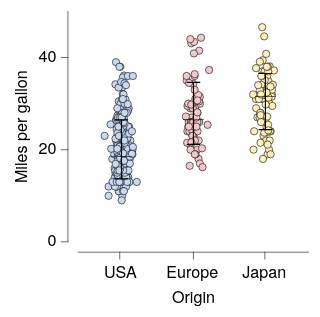

Write a Vega-Lite specification for this figure.
### Vega-Lite specification from a JSON file in a GitHub repository (floating-point values rounded to 4 significant figures; data arrays with more than 128 entries replaced by an {"elided": "..."} marker saying what was removed)
{"background": null, "config": {"arc": {"fill": "#DBDBDB", "fillOpacity": 1.0, "innerRadius": 25.0, "padAngle": 0.03, "stroke": "black", "strokeOpacity": 1, "strokeWidth": 0.25}, "area": {"fill": "#DBDBDB", "fillOpacity": 1.0, "stroke": "black", "strokeOpacity": 1, "strokeWidth": 0.25}, "axis": {"domain": true, "domainCap": "round", "domainColor": "black", "domainWidth": 0.25, "grid": false, "gridCap": "round", "gridColor": "#F1F1F1", "gridDash": [0, 0], "gridOpacity": 1.0, "gridWidth": 0.25, "labelColor": "black", "labelFont": "HelveticaNeue", "labelFontSize": 7, "labelFontStyle": "normal", "labelFontWeight": 400, "offset": 4.5, "ticks": true, "tickCap": "round", "tickColor": "black", "tickSize": 3, "tickWidth": 0.25, "titleColor": "black", "titleFont": "HelveticaNeue", "titleFontSize": 7, "titleFontStyle": "normal", "titleFontWeight": 400}, "axisX": {"domain": true, "labelAlign": "center", "labelAngle": 0, "labels": true, "ticks": true, "translate": 0}, "axisY": {"domain": true, "labelAlign": "right", "labelAngle": 0, "labels": true, "ticks": true, "translate": 0}, "axisRight": {"domain": true, "labelAlign": "left", "labelAngle": 0, "labels": true, "ticks": true, "translate": 0}, "axisTop": {"domain": true, "labelAlign": "center", "labelAngle": 0, "labels": true, "ticks": true, "translate": 0}, "bar": {"fill": "#DBDBDB", "fillOpacity": 1.0, "stroke": "black", "strokeOpacity": 1, "strokeWidth": 0.25}, "boxplot": {"size": 9.0, "ticks": {"cornerRadius": 0.25, "fill": "black", "size": 4.5, "thickness": 0.25}, "box": {"fillOpacity": 1.0, "stroke": "black", "strokeOpacity": 1, "strokeWidth": 0.25}, "median": {"fill": "black", "fillOpacity": 1.0, "size": 9.0, "thickness": 0.25}, "rule": {"fill": "black", "fillOpacity": 1.0, "size": 10.0, "stroke": "black", "strokeDash": [0, 0], "strokeOpacity": 1, "strokeWidth": 0.25}, "outliers": {"color": "black", "fill": "black", "fillOpacity": 1.0, "size": 0, "stroke": "black", "strokeOpacity": 1, "strokeWidth": 0.25}}, "circle": {"fill": "black", "fillOpacity": 1.0, "size": 0.5, "stroke": "black", "strokeOpacity": 1, "strokeWidth": 0.25}, "errorband": {"band": {"fillOpacity": 0.6, "stroke": null, "strokeWidth": 0.25, "strokeOpacity": 1}, "borders": {"opacity": 0, "strokeOpacity": 0.25, "strokeWidth": 1}}, "errorbar": {"opacity": 1, "rule": {"strokeDash": [0, 0], "strokeWidth": 0.5}, "ticks": {"color": "black", "cornerRadius": 0.25, "opacity": 1, "size": 6.0, "thickness": 0.5}, "thickness": 0.5}, "font": "HelveticaNeue", "geoshape": {"fill": "#DBDBDB", "fillOpacity": 1.0, "stroke": "black", "strokeOpacity": 1, "strokeWidth": 0.25}, "header": {"labelColor": "black", "labelFont": "HelveticaNeue", "labelFontSize": 7, "labelFontStyle": "normal", "labelFontWeight": 400, "titleColor": "black", "titleFont": "HelveticaNeue", "titleFontSize": 7, "titleFontStyle": "normal", "titleFontWeight": 400, "titlePadding": 0}, "legend": {"disable": false, "offset": 4.5, "gradientLength": 50.0, "gradientThickness": 5.0, "gradientOpacity": 1.0, "gradientStrokeColor": "black", "gradientStrokeWidth": 0.25, "labelColor": "black", "labelFont": "HelveticaNeue", "labelFontSize": 7, "labelFontStyle": "normal", "labelFontWeight": 400, "strokeColor": "black", "strokeWidth": 0, "symbolSize": 42, "symbolStrokeColor": "black", "symbolStrokeWidth": 0.25, "titleColor": "black", "titleFont": "HelveticaNeue", "titleFontSize": 7, "titleFontStyle": "normal", "titleFontWeight": 400}, "line": {"color": "black", "stroke": "black", "strokeCap": "round", "strokeDash": [0, 0], "strokeOpacity": 1, "strokeWidth": 0.375}, "point": {"filled": true, "fill": "#DBDBDB", "fillOpacity": 1.0, "size": 5.0, "stroke": "black", "strokeOpacity": 1, "strokeWidth": 0.25}, "range": {"category": ["#C6D9F1", "#F1C9CB", "#FEF0B9", "#CEE37A", "#7AA8E0", "#E589A3", "#FDDD5D", "#68B961", "#4177B1", "#C35082", "#E5C227", "#438156"], "diverging": {"scheme": ["#C35082", "#CE6D94", "#D989A7", "#E2A4BA", "#EABFCE", "#F1DBE2", "#F6F6F6", "#D7E0EB", "#B9CBE0", "#9BB6D5", "#7DA1C9", "#5F8CBD", "#4177B1"]}, "heatmap": {"scheme": ["#DFE9F7", "#C6D9F1", "#ADC8EC", "#94B8E6", "#7AA8E0", "#6097DA", "#4D87CA", "#4177B1", "#386898", "#2F597F", "#264A69", "#1D3A58"]}, "ordinal": {"scheme": ["#F1F1F1", "#DBDBDB", "#C6C6C6", "#B2B2B2", "#9D9D9D", "#898989", "#767676", "#636363", "#515151", "#404040", "#2F2F2F", "#1F1F1F"]}, "ramp": {"scheme": ["#DFE9F7", "#C6D9F1", "#ADC8EC", "#94B8E6", "#7AA8E0", "#6097DA", "#4D87CA", "#4177B1", "#386898", "#2F597F", "#264A69", "#1D3A58"]}}, "rule": {"color": "black", "stroke": "black", "strokeCap": "round", "strokeDash": [2, 2], "strokeOpacity": 1, "strokeWidth": 0.25}, "scale": {"bandPaddingInner": 0.1, "bandPaddingOuter": 0.1, "round": false}, "rect": {"fill": "#DBDBDB", "fillOpacity": 1.0, "stroke": "black", "strokeOpacity": 1, "strokeWidth": 0.25}, "square": {"fill": "#DBDBDB", "fillOpacity": 1.0, "size": 10.0, "stroke": "black", "strokeOpacity": 1, "strokeWidth": 0.25}, "text": {"color": "black", "font": "HelveticaNeue", "fontSize": 7, "fontStyle": "normal", "fontWeight": 400}, "title": {"anchor": "middle", "frame": "group", "color": "black", "font": "HelveticaNeue", "fontSize": 7, "fontStyle": "normal", "fontWeight": 400, "subtitleColor": "black", "subtitleFont": "HelveticaNeue", "subtitleFontSize": "HelveticaNeue", "subtitleFontStyle": "normal", "subtitleFontWeight": 400}, "view": {"continuousWidth": 100, "continuousHeight": 100, "discreteWidth": 100, "discreteHeight": 100, "fill": null, "stroke": null, "strokeWidth": 0.25}}, "layer": [{"data": {"name": "data-5a85ede2053d4aec77293cfb476ae07b"}, "mark": {"type": "circle", "opacity": 1.0, "size": 10.0}, "encoding": {"color": {"field": "Origin", "legend": null, "sort": ["USA", "Europe", "Japan"], "title": null, "type": "nominal"}, "x": {"axis": {}, "field": "Origin", "sort": ["USA", "Europe", "Japan"], "title": "Origin", "type": "nominal"}, "xOffset": {"field": "jitter_x", "scale": {"domain": [-7.33, 7.33], "range": [5.17, 19.83]}, "type": "quantitative"}, "y": {"field": "Miles_per_Gallon", "title": "Miles per gallon", "type": "quantitative"}}}, {"data": {"name": "data-f8d15560a7822691eff26d41755501e7"}, "mark": {"type": "errorbar"}, "encoding": {"x": {"axis": {}, "field": "Origin", "sort": ["USA", "Europe", "Japan"], "title": "Origin", "type": "nominal"}, "y": {"field": "__mean", "title": "Miles per gallon", "type": "quantitative"}, "yError": {"field": "__error"}}}, {"data": {"name": "data-5a85ede2053d4aec77293cfb476ae07b"}, "mark": {"type": "boxplot", "box": {"fillOpacity": 0, "strokeOpacity": 0}, "outliers": {"opacity": 0}, "rule": {"strokeOpacity": 0}, "ticks": false}, "encoding": {"x": {"axis": {}, "field": "Origin", "sort": ["USA", "Europe", "Japan"], "title": "Origin", "type": "nominal"}, "y": {"field": "Miles_per_Gallon", "title": "Miles per gallon", "type": "quantitative"}}}], "$schema": "https://vega.github.io/schema/vega-lite/v6.4.1.json", "datasets": {"data-5a85ede2053d4aec77293cfb476ae07b": {"elided": "398 records"}, "data-f8d15560a7822691eff26d41755501e7": [{"Origin": "USA", "__mean": 20.08, "__error": 6.403, "__dysonsphere__": 1}, {"Origin": "Europe", "__mean": 27.89, "__error": 6.724, "__dysonsphere__": 1}, {"Origin": "Japan", "__mean": 30.45, "__error": 6.09, "__dysonsphere__": 1}]}}
